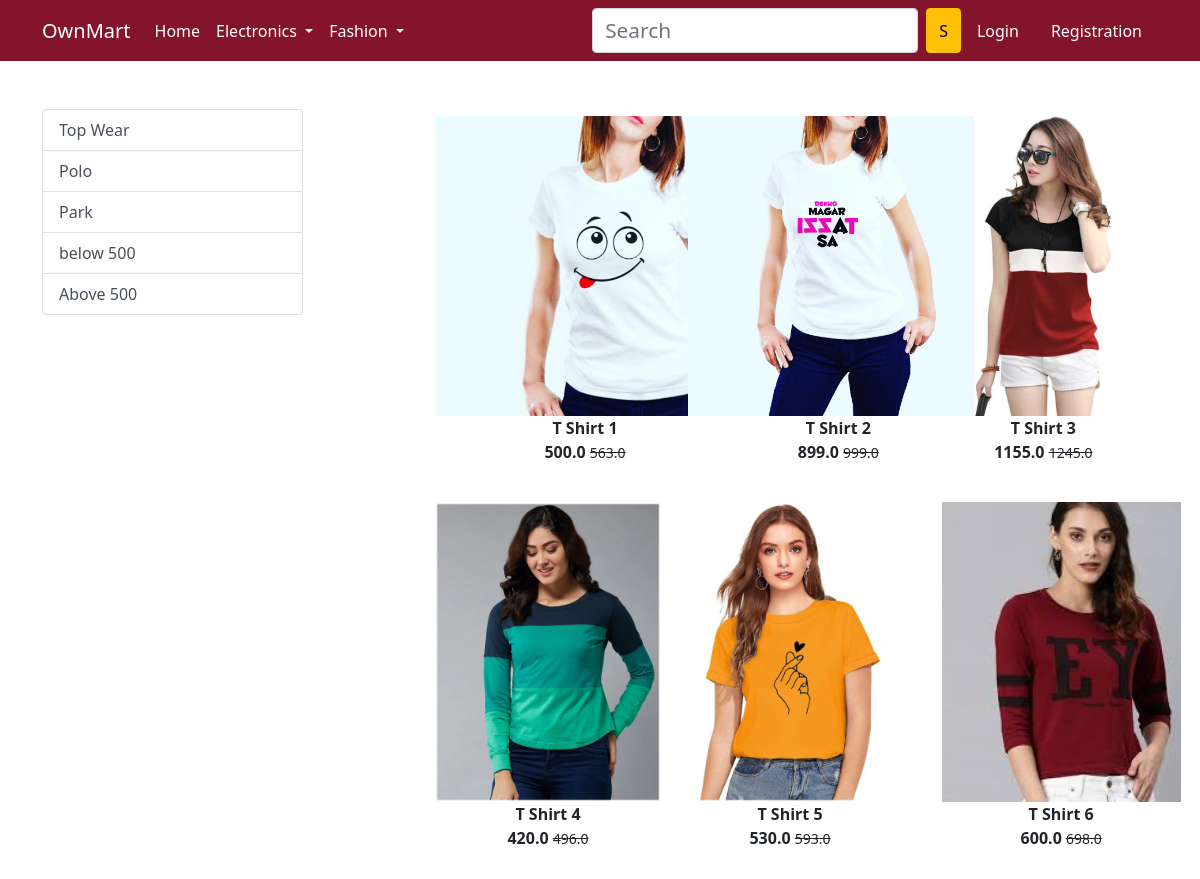
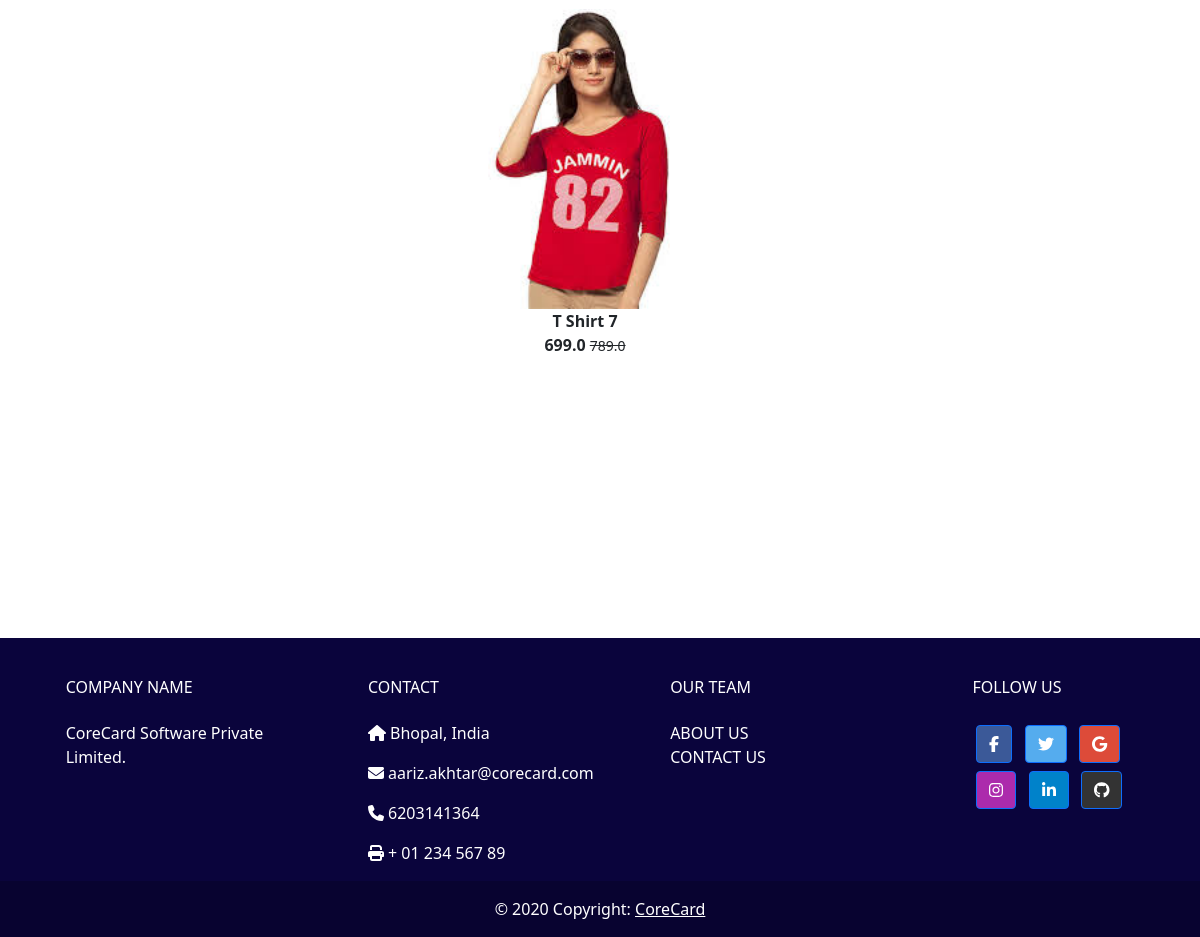
Screenshot of /topwear/ with the database file from the repository (2 pictures, top to bottom).
### app/models.py (models this page shows, shortened)
class Product(models.Model):
	title = models.CharField(max_length=100)
	selling_price = models.FloatField()
	discounted_price = models.FloatField()
	description = models.TextField()
	brand = models.CharField(max_length=100)
	category = models.CharField(choices=CATEGORY_CHOICES,max_length=2)
	product_image = models.ImageField(upload_to='productimg')

### app/views.py (the view)
# urls.py: path('topwear/', views.topwear, name='topwear'),
def topwear(request,data=None):
	totalitem = 0
	if request.user.is_authenticated:
		totalitem = len(Cart.objects.filter(user=request.user))
	if data == None:
		topwears = Product.objects.filter(category='TW')
	elif data == 'Polo' or data == 'Park':
		topwears = Product.objects.filter(category='TW').filter(brand=data)
	elif data == 'below':
		topwears = Product.objects.filter(category='TW').filter(discounted_price__lt=500)
	elif data == 'above':
		topwears = Product.objects.filter(category='TW').filter(discounted_price__gt=500)
	return render(request, 'app/topwear.html',{'topwears':topwears,'totalitem':totalitem})

### app/templates/app/topwear.html (shortened to what this page needs)
{% extends 'app/base.html' %}
{% load static %}
{% block main-content %}
<div class="container my-5">
 <div class="row">
  <div class="col-sm-3">
   <div class="list-group">
  <a href="{% url 'topwear' %}" class="list-group-item list-group-item-action" aria-current="true">
    Top Wear
  </a>
  <a href="{% url 'topweardata' 'Polo' %}" class="list-group-item list-group-item-action" aria-current="true">Polo</a>
  <a href="{% url 'topweardata' 'Park' %}" class="list-group-item list-group-item-action" aria-current="true">Park</a>
  <a href="{% url 'topweardata' 'below' %}" class="list-group-item list-group-item-action" aria-current="true">below 500</a>
  <a href="{% url 'topweardata' 'above' %}" class="list-group-item list-group-item-action" aria-current="true">Above 500</a>
</div>
  </div>
  <div class="col-sm-8 offset-sm-1">
   <div class="row">
   	{% for product in topwears %}
   	<div class="col-sm-4 text-center mb-4">
   		<a href="{% url 'product-detail' product.id %}" class="btn">
   			<div class="item">
   				<img src="{{product.product_image.url}}" height="300">
   				<div class="fw-bold">{{product.title}}</div>
   				<div class="fw-bold">{{product.discounted_price}}
   					<small class="fw-light text-decoration-line-through">
   						{{product.selling_price}}
   					</small>
   				</div>
   			</div>
   		</a>
   	</div>
   	{% endfor %}
   </div>
  </div>
 </div>
</div>
{% endblock main-content %}

### rows the page displays
Product: product_image (picture), title "T Shirt 1", discounted_price "500.0", selling_price "563.0"
Product: product_image (picture), title "T Shirt 2", discounted_price "899.0", selling_price "999.0"
Product: product_image (picture), title "T Shirt 3", discounted_price "1155.0", selling_price "1245.0"
Product: product_image (picture), title "T Shirt 4", discounted_price "420.0", selling_price "496.0"
Product: product_image (picture), title "T Shirt 5", discounted_price "530.0", selling_price "593.0"
Product: product_image (picture), title "T Shirt 6", discounted_price "600.0", selling_price "698.0"
Product: product_image (picture), title "T Shirt 7", discounted_price "699.0", selling_price "789.0"
